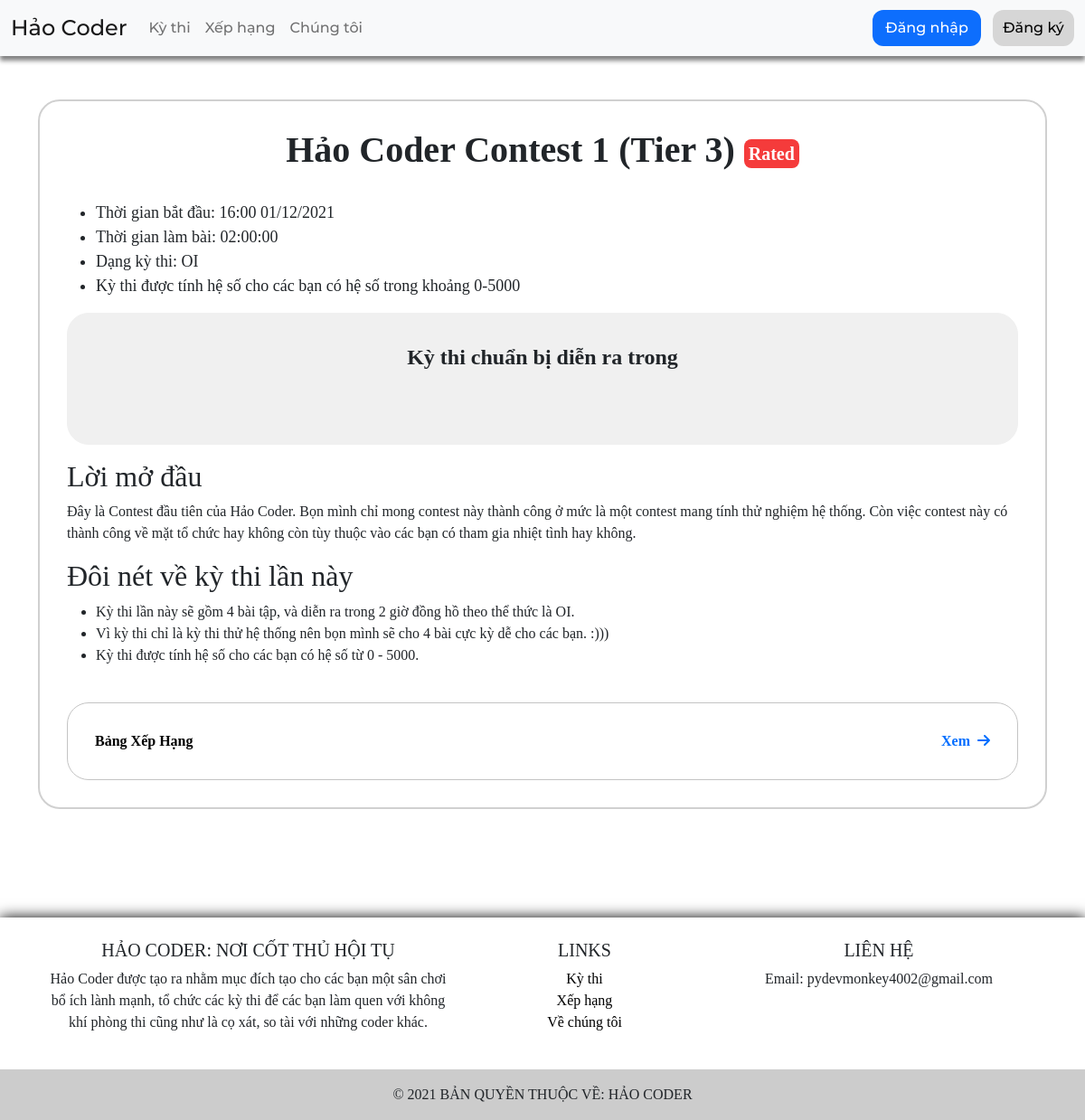
Before: /contest/haocoder1_t3/ with the older database file.
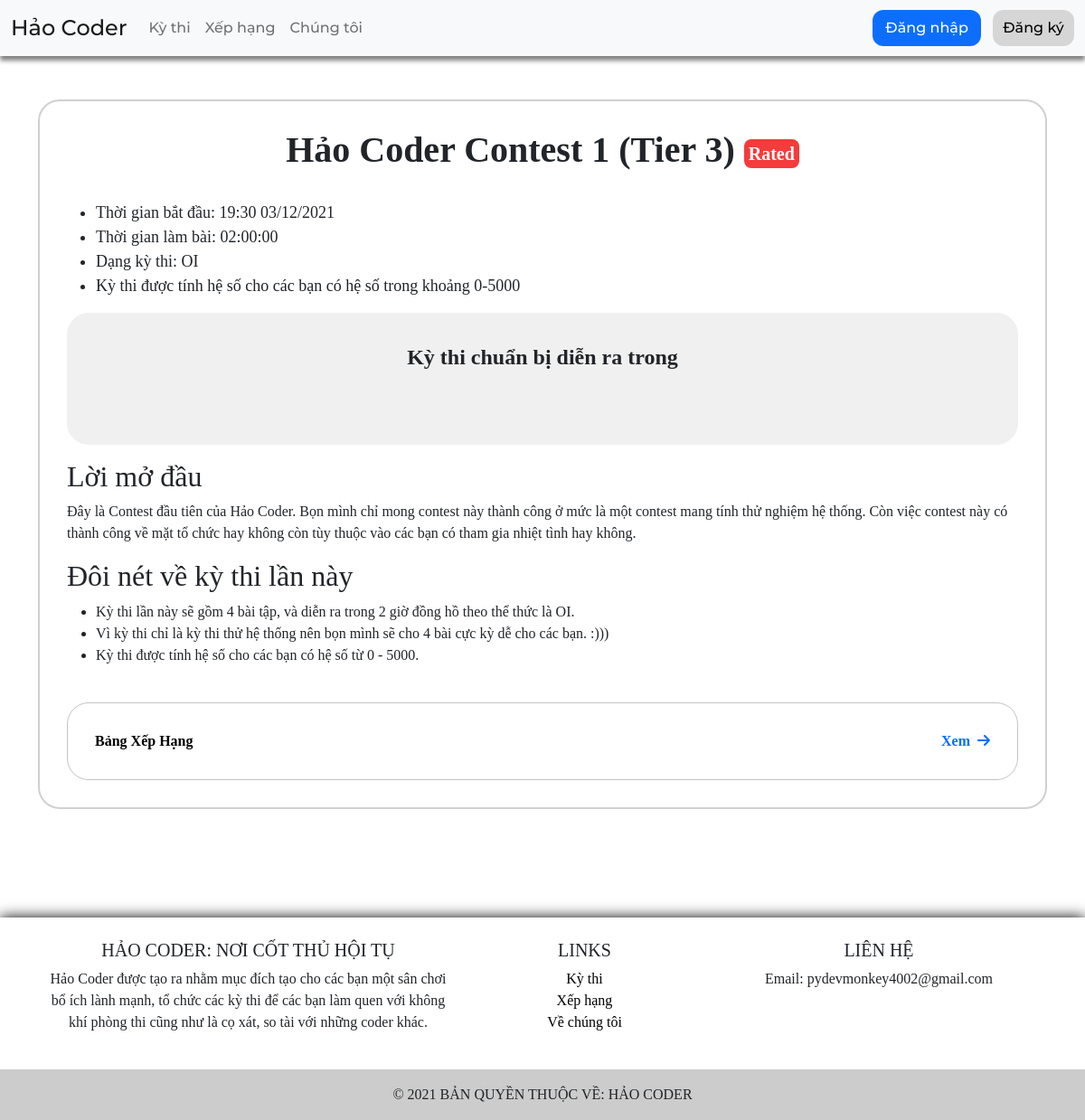
After: the same page with the newer database file.
### contest/models.py (models this page shows, shortened)
class Contest(models.Model):
	contest_id = models.CharField(max_length=100, default='', primary_key=True)
	contest_title = models.CharField(max_length=500, default='')
	contest_description = MartorField(default='')
	contest_format = models.CharField(max_length=100, default='OI', choices=CONTEST_FORMAT)
	contest_rating_range = models.CharField(max_length=50, default='0-5000')
	contestant_count = models.IntegerField(default=0)
	contest_created = models.DateTimeField(auto_now_add=True, blank=True)
	contest_schedule = models.DateTimeField(default=datetime.now)
	contest_long = models.CharField(max_length=20, default="01:00:00")
	contest_current_long = models.CharField(max_length=20, default="01:00:00")
	contest_status = models.CharField(max_length=50, default="SCHEDULE", choices=CONTEST_STATUS)
	contest_rated = models.BooleanField(default=True)

### contest/views.py (the view, shortened to what this page needs)
# urls.py: path('contest/', views.contest_page, name='contest page'),
def contest_page(req, id=None):
	user_registered = False
	if id is not None:
		contest = Contest.objects.filter(contest_id = id)
		if not contest.exists():
			return render(req, 'pages/error/hao404.html', {"err_msg": f"Có vẻ vị khách quan đang cố gắng truy cập vào kỳ thi bằng id {id} đúng không vậy hả ? Hiện tại kỳ thi này đã bị hủy hoặc bị ẩn đi rồi đó thưa khách quan."})
		contest = contest[0]
		if req.user.is_authenticated:
			user_registered = Leaderboard.objects.filter(profile__user__username=req.user.username, contest=contest).exists()
		return render(req, 'pages/contest/contest_detail.html', {"contest": contest, "user_registered": user_registered})

### templates/pages/contest/contest_detail.html (shortened to what this page needs)
{% extends 'pages/base.html' %}
{% block content %}
{% load static %}
{% load martortags %}
<link rel="stylesheet" type="text/css" href="{% static 'css/hcbadge.css' %}">
<link rel="stylesheet" type="text/css" href="{% static 'css/hccolor.css' %}">
<link rel="stylesheet" type="text/css" href="{% static 'css/hcbox.css' %}">
<div class="container">
	<div class="row justify-content-lg-center">
		<div class="col-12">
			<div style="border: 2px solid #d0d0d0; border-radius: 24px; padding: 30px; background-color: white;">
				<h1 style="text-align: center; font-weight: bold;">
					{{ contest.contest_title }}
					{% if contest.contest_rated %}
					<span class="hc-badge hc-bg-red" style="padding: 5px; vertical-align: middle;">Rated</span>
					{% endif %}
				</h1>
				<br>
				<ul style="font-size: 18px;">
					<li>Thời gian bắt đầu: {{ contest.contest_schedule|date:"H:i d/m/Y" }}</li>
					<li>Thời gian làm bài: {{ contest.contest_long }}</li>
					<li>Dạng kỳ thi: {{ contest.contest_format }}</li>
					<li>Kỳ thi được tính hệ số cho các bạn có hệ số trong khoảng {{ contest.contest_rating_range }}</li>
				</ul>
				{% if contest.contest_status == "SCHEDULE" %}
				<div style="border: 1px solid #f0f0f0; border-radius: 24px; padding: 30px; background-color: #f0f0f0; text-align: center; vertical-align: middle;">
					<label style="font-weight: bold; font-size: 24px;">Kỳ thi chuẩn bị diễn ra trong</label><br><br>
				</div>
				{% endif %}
				<p>{{ contest.contest_description|safe_markdown }}</p>
				<br>
				<a href="/contest/{{ contest.contest_id }}/leaderboard/" style="color: black;">
					<div style="border: 1px solid #c4c4c4; border-radius: 24px; padding: 30px; font-weight: bold;" class="hc-raised-box">
						<label>Bảng Xếp Hạng</label>
						<span style="float: right; color: #006eff;">Xem&nbsp;&nbsp;<i class="fas fa-arrow-right"></i></span>
					</div>
				</a>
			</div>
		</div>
	</div>
</div>
{% endblock %}

Changed rows visible on the page:
changed Contest "Hảo Coder Contest 1 (Tier 3)": contest_schedule "16:00 01/12/2021" → "19:30 03/12/2021"
